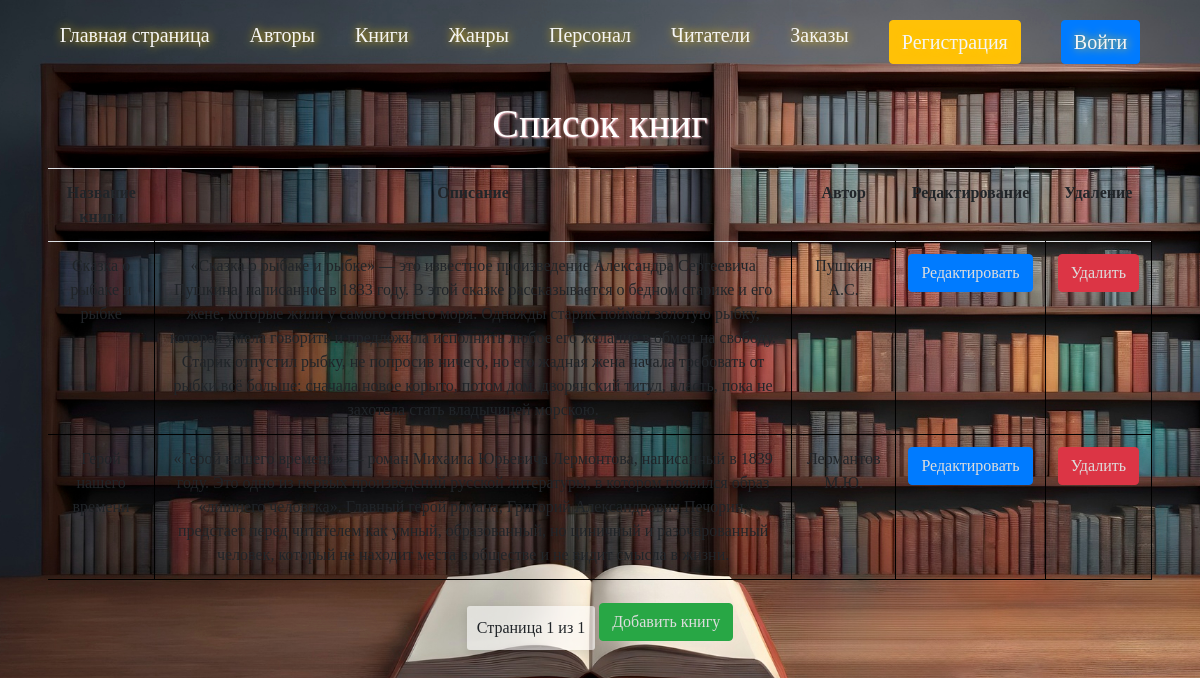
The page /Books/list/?page=2 on the database as committed earlier.
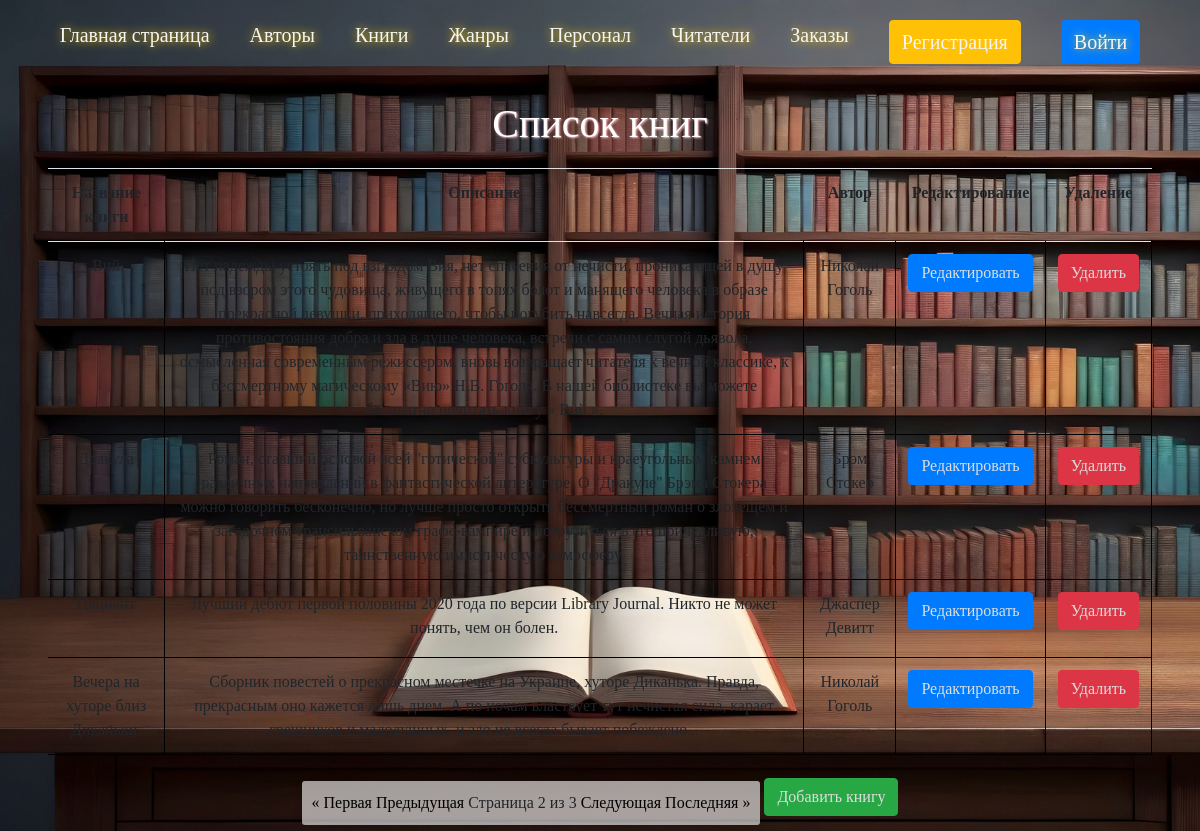
The same page on the database as committed later.
### Books/models.py (models this page shows, shortened)
class Books(models.Model):
    name = models.CharField(max_length=255)
    count = models.IntegerField()
    authors = models.ManyToManyField(Authors, blank=True)
    genres = models.ManyToManyField(Genres, blank=True)
    slug = models.SlugField(default="", null=False)
    description = models.TextField(default="")
    publishingYear = models.PositiveIntegerField(default=1)
    price = models.CharField(max_length=20, default='0.00')
    publication = models.CharField(max_length=100, default="no_publication")
    binding = models.CharField(max_length=50, default='no_binding')

### authors/models.py (models this page shows, shortened)
class Authors(models.Model):
    name = models.CharField(max_length=255, blank=True, null=True)
    description = models.CharField(max_length=255, default='No description', blank=True, null=True)
    slug = models.SlugField(default="", null=False)
    banner = models.ImageField(default="Гоголь.jpg", blank=True)

### Books/views.py (the view)
# urls.py: path('Books/list/',views.bookList,name='book_list'),
def bookList(request):
    books = Books.objects.all()
    paginator = Paginator(books,4) # 4 книг на странице
    page_number = request.GET.get('page')
    page_obj = paginator.get_page(page_number)
    return render(request,'Books/book_list.html',{'page_obj':page_obj})

### Books/templates/books/book_list.html
{% extends 'base.html' %}
{% block header %}
<div class="box-author">
    <h1>Список книг</h1>
    <table class="table">
        <tr>
            <th>Название книги</th>
            <th>Описание</th>
            <th>Автор</th>
            <th>Редактирование</th>
            <th>Удаление</th>
        </tr>
        {% for book in page_obj %}
        <tr>
            <td>{{ book.name }}</td>
            <td>{{ book.description }}</td>
            <td>{% for author in book.authors.all %}
                {{ author.name }}{% if not forloop.last %}, {% endif %}
                {% endfor %}</td>
            <td><button type="button" class="btn btn-primary"><a
                        href="{% url 'book_update' book.pk %}">Редактировать</a></button></td>
            <td><button type="button" class="btn btn-danger"><a
                        href="{% url 'book_delete' book.pk %}">Удалить</a></button></td>
        </tr>
        {% endfor %}
    </table>
    <div class="pagination">
        <span class="step-links">
            {% if page_obj.has_previous %}
                <a href="?page=1">&laquo; Первая</a>
                <a href="?page={{ page_obj.previous_page_number }}">Предыдущая</a>
            {% endif %}
            <span>Страница {{ page_obj.number }} из {{ page_obj.paginator.num_pages }}</span>
            {% if page_obj.has_next %}
                <a href="?page={{ page_obj.next_page_number }}">Следующая</a>
                <a href="?page={{ page_obj.paginator.num_pages }}">Последняя &raquo;</a>
            {% endif %}
        </span>
    </div>
    <button type="button" class="btn btn-success"><a href="{% url 'book_create' %}">Добавить книгу</a></button>
</div>
{% endblock %}

Rows that differ between the two databases and show on the page:
no longer on this page (row unchanged): Books: name "Сказка о рыбаке и рыбке", description "«Сказка о рыбаке и рыбке» — это известное произведение Александра Сергеевича Пушкина, написанное в 1833 году. В этой сказке рассказывается о бедном старике и его жене, которые жили у самого синего моря. Однажды старик поймал золотую рыбку, которая умела говорить и предложила исполнить любое его желание в обмен на свободу. Старик отпустил рыбку, не попросив ничего, но его жадная жена начала требовать от рыбки всё больше: сначала новое корыто, потом дом, дворянский титул, власть, пока не захотела стать владычицей морскою."
no longer on this page (row unchanged): Authors: name "Пушкин А.C.", shown under "Сказка о рыбаке и рыбке"
no longer on this page (row unchanged): Books: name "Герой нашего времени", description "«Герой нашего времени» — роман Михаила Юрьевича Лермонтова, написанный в 1839 году. Это одно из первых произведений русской литературы, в котором появился образ «лишнего человека». Главный герой романа, Григорий Александрович Печорин, предстает перед читателем как умный, образованный, но циничный и разочарованный человек, который не находит места в обществе и не видит смысла в жизни."
no longer on this page (row unchanged): Authors: name "Лермантов М.Ю.", shown under "Герой нашего времени"
added Books: name "Вий", description "Нет надежды устоять под взглядом Вия, нет спасения от нечисти, проникающей в душу под взором этого чудовища, живущего в топях болот и манящего человека в образе прекрасной девушки, приходящего, чтобы погубить навсегда. Вечная история противостояния добра и зла в душе человека, встречи с самим слугой дьявола, осмысленная современным режиссером, вновь возвращает читателя к вечной классике, к бессмертному магическому «Вию» Н.В. Гоголя. В нашей библиотеке вы можете бесплатно почитать книгу « Вий »."
added Authors: name "Николай Гоголь"
added Books: name "Дракула", description "Роман, ставший основой всей \"готической\" субкультуры и краеугольным камнем различных направлений в фантастической литературе. О \"Дракуле\" Брэма Стокера можно говорить бесконечно, но лучше просто открыть бессмертный роман о зловещем и загадочном трансильванском графе-вампире и погрузиться в его причудливую, таинственную имистическую атмосферу."
added Authors: name "Брэм Стокер", shown under "Дракула"
added Books: name "Пациент", description "Лучший дебют первой половины 2020 года по версии Library Journal. Никто не может понять, чем он болен."
added Authors: name "Джаспер Девитт", shown under "Пациент"
added Books: name "Вечера на хуторе близ Диканьки.", description "Сборник повестей о прекрасном местечке на Украине, хуторе Диканька. Правда, прекрасным оно кажется лишь днем. А по ночам властвует тут нечистая сила, карает грешников и малодушных, и зло не всегда бывает побеждено..."
Other text that changed with them:
{{ page_obj.number }}: "1" → "2"
{{ page_obj.paginator.num_pages }}: "1" → "3"
text now shown: "« Первая Предыдущая Следующая Последняя »"
